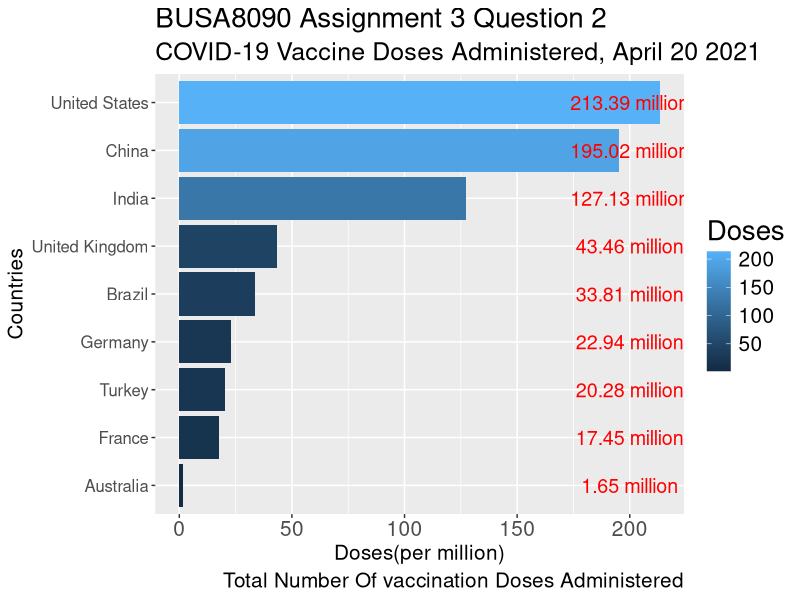
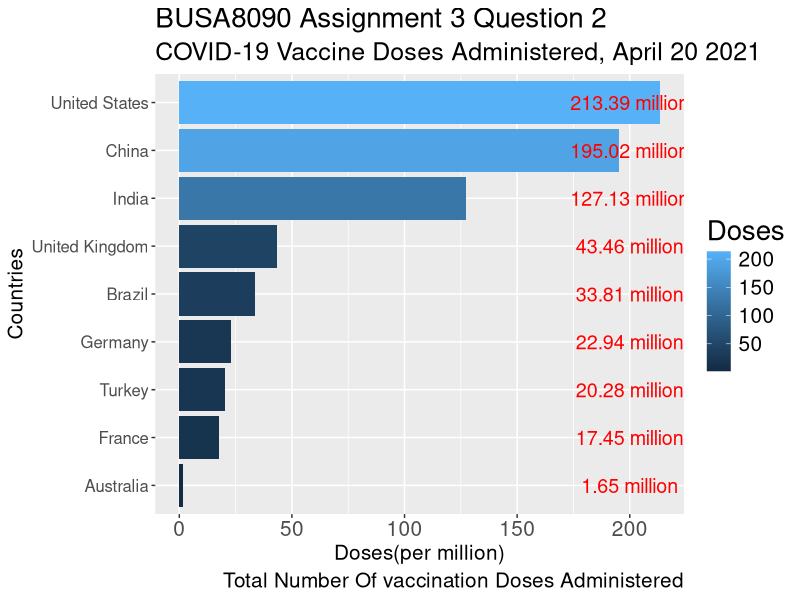

Recreate these plots in R, in order.
## ---- chunk 1
knitr::opts_chunk$set(echo = TRUE)
## ---- chunk 2
library(ggplot2)
library(tidyverse)
library(knitr, rmarkdown)
## ---- chunk 3
vaccine_rollout = data.frame(
  Countries = c("United States", "Australia", "China", "France", "India", "Turkey", "United Kingdom", "Germany", "Brazil"),
  Doses = c(213.39, 1.65, 195.02, 17.45, 127.13, 20.28, 43.46, 22.94, 33.81)
)
vaccine_rollout
summary(vaccine_rollout)
## ---- chunk 4
#Without stat='identity' ggplot wants to aggregate your data into counts.
Q2 = ggplot(vaccine_rollout, aes(x = fct_reorder(Countries,Doses), y = Doses))+
     geom_bar(stat = 'identity', aes(fill = Doses))+
     coord_flip()+
     xlab("Countries")+
     ylab("Doses(per million)")+
     labs(title = "BUSA8090 Assignment 3 Question 2",
       subtitle = "COVID-19 Vaccine Doses Administered, April 20 2021",
       caption = "Total Number Of vaccination Doses Administered")+
     geom_text(aes(label=paste(Doses, "million"), y=200), hjust=0.5, color="red", size=05)+
     theme(plot.title = element_text(size = 20),
        plot.subtitle = element_text(size = 18),
        plot.caption = element_text(size = 15),
        text = element_text(size=15, colour = "black"),
        axis.text.x = element_text(size=15),
        legend.title = element_text(size = 20),
        legend.text = element_text(size = 15),
        )


Q2

## ---- chunk 5
ggsave("Q2.png", width = 15, height = 10, limitsize = FALSE)
